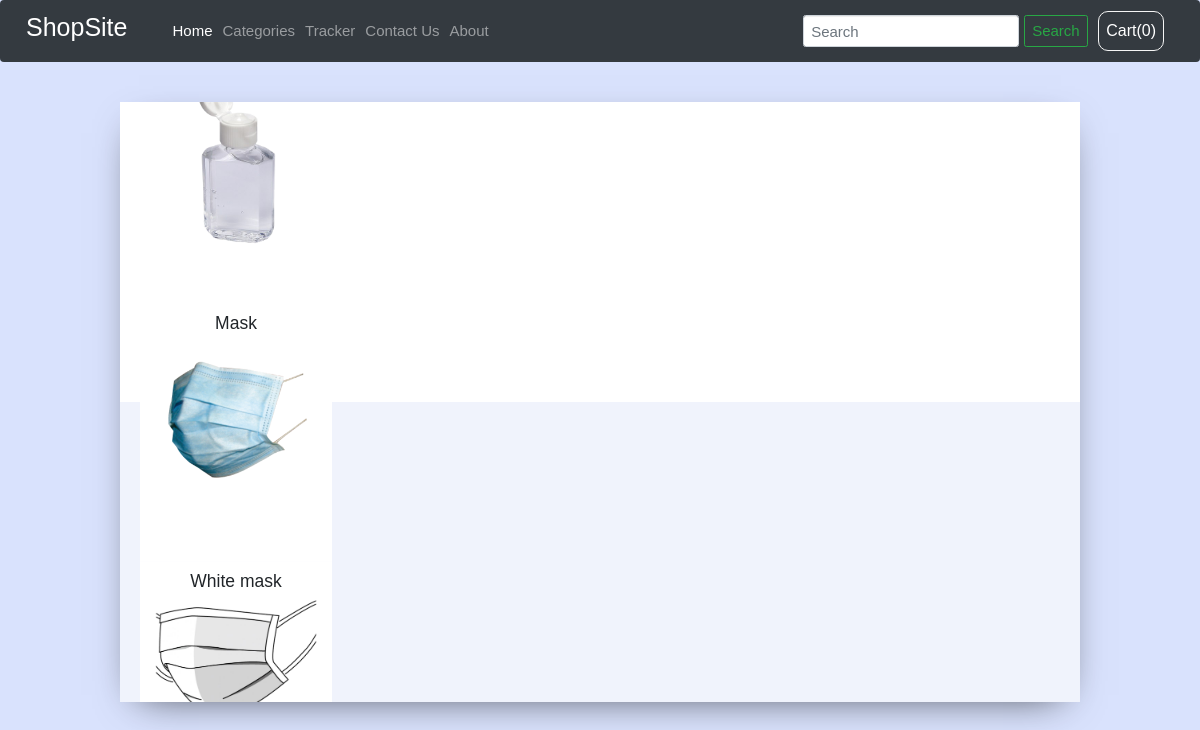
The app's page /shop/ with its own data.
### shop/models.py (models this page shows, shortened)
class Product(models.Model):
    prod_id = models.AutoField
    prod_image = models.ImageField(upload_to="shop/images", default="")
    prod_name = models.CharField(max_length=51)
    prod_desc = models.CharField(max_length=511)
    prod_category = models.CharField(max_length=51, default="")
    prod_sub_category = models.CharField(max_length=51, default="")
    prod_price = models.IntegerField(default=0)
    prod_pub_date = models.DateField()

### shop/views.py (the view)
# urls.py: path("", views.index, name="home"),
def index(request):
    products = Product.objects.all()
    param = {'products': products}
    return render(request, 'shop/index.html', param)

### shop/templates/shop/index.html (shortened to what this page needs)
{% extends 'shop/basic.html' %}
  {% block body %}
  <link rel="stylesheet" href="https://unpkg.com/flickity@2.0/dist/flickity.min.css">
  <div class="carousel-wrapper">
    <div class="carousel" data-flickity>
      {% for product in products %}
      <div class="carousel-cell">
        <h3>{{product.prod_name}}</h3>
        <img src="/media/{{product.prod_image}}" />
      </div>
      {% endfor %}
    </div>
  </div>
  {% endblock %}

### records on screen
Product: prod_image (picture)
Product: prod_name "Mask", prod_image (picture)
Product: prod_name "White mask", prod_image (picture)
